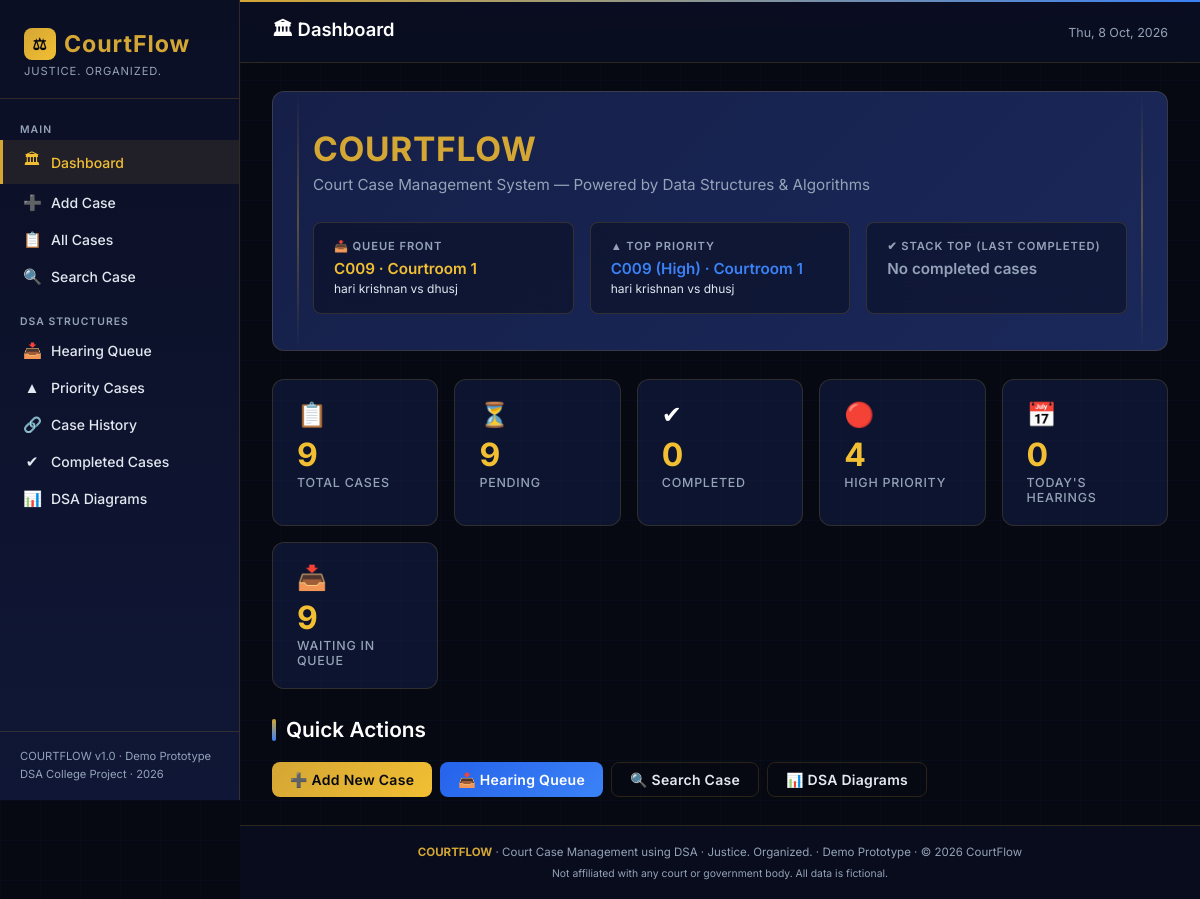
The page / on the database its author committed.
### tables this page shows
CREATE TABLE cases (
            case_id     TEXT PRIMARY KEY,
            plaintiff   TEXT NOT NULL,
            defendant   TEXT NOT NULL,
            case_type   TEXT NOT NULL,
            description TEXT,
            priority    TEXT NOT NULL DEFAULT 'Low',
            filing_date TEXT NOT NULL,
            hearing_date TEXT,
            judge       TEXT,
            lawyer      TEXT,
            status      TEXT NOT NULL DEFAULT 'Pending'
        , courtroom_no TEXT DEFAULT 'Courtroom 1');

### app.py (the view)
@app.route("/")
def index():
    stats = db.get_stats()
    queue, pq, stack, case_dict, _ = build_structures()
    queue_front   = queue.peek()
    top_priority  = pq.peek()
    stack_top     = stack.peek()
    queue_size    = queue.size()
    return render_template(
        "index.html",
        stats=stats,
        queue_front=queue_front,
        top_priority=top_priority,
        stack_top=stack_top,
        queue_size=queue_size,
    )

### database.py (called while the page is built)
def get_db():
    conn = sqlite3.connect(DB_PATH)
    conn.row_factory = sqlite3.Row   # allows row['column_name'] access
    conn.execute("PRAGMA foreign_keys = ON")
    return conn

def get_all_cases():
    conn = get_db()
    rows = conn.execute("SELECT * FROM cases ORDER BY filing_date").fetchall()
    conn.close()
    return [dict(r) for r in rows]

def get_all_history():
    conn = get_db()
    rows = conn.execute(
        "SELECT * FROM case_history ORDER BY case_id, action_date, entry_id"
    ).fetchall()
    conn.close()
    return [dict(r) for r in rows]

def get_stats():
    conn = get_db()
    total    = conn.execute("SELECT COUNT(*) FROM cases").fetchone()[0]
    pending  = conn.execute("SELECT COUNT(*) FROM cases WHERE status='Pending'").fetchone()[0]
    completed= conn.execute("SELECT COUNT(*) FROM cases WHERE status='Completed'").fetchone()[0]
    high     = conn.execute("SELECT COUNT(*) FROM cases WHERE priority='High' AND status='Pending'").fetchone()[0]
    today    = conn.execute(
        "SELECT COUNT(*) FROM cases WHERE hearing_date=date('now') AND status='Pending'"
    ).fetchone()[0]
    conn.close()
    return {
        "total": total, "pending": pending, "completed": completed,
        "high_priority": high, "today_hearings": today
    }

### dsa/linked_list.py (called while the page is built)
    def insert(self, data):
        new_node = Node(data)
        if self.head is None:
            self.head = new_node
            return
        current = self.head
        while current.next is not None:
            current = current.next
        current.next = new_node

### dsa/priority_queue.py (called while the page is built)
    def push(self, case):
        priority_key = _PRIORITY_MAP.get(case.get("priority", "Low"), 2)
        filing_date = case.get("filing_date", "9999-12-31")  # earlier = better
        heapq.heappush(self._heap, (priority_key, filing_date, self._counter, case))
        self._counter += 1

    def peek(self):
        if self.is_empty():
            return None
        _, _, _, case = self._heap[0]
        return case

    def is_empty(self):
        return len(self._heap) == 0

### dsa/queue.py (called while the page is built)
    def enqueue(self, case):
        self._data.append(case)

    def peek(self):
        if self.is_empty():
            return None
        return self._data[0]

    def is_empty(self):
        return len(self._data) == 0

    def size(self):
        return len(self._data)

### dsa/stack.py (called while the page is built)
    def peek(self):
        if self.is_empty():
            return None
        return self._data[-1]

    def is_empty(self):
        return len(self._data) == 0

### templates/index.html (shortened to what this page needs)
{% extends "base.html" %}
{% block page_title %}🏛 Dashboard{% endblock %}
{% block content %}
<section class="hero" aria-label="System Overview">
  <h2 class="hero-title">COURTFLOW</h2>
  <p class="hero-subtitle">Court Case Management System — Powered by Data Structures &amp; Algorithms</p>
  <div class="hero-tiles">
    <div class="hero-tile">
      <div class="hero-tile-label">📥 Queue Front</div>
      <div class="hero-tile-value gold">
        {% if queue_front %}
          {{ queue_front.case_id }} · {{ queue_front.courtroom_no or 'Courtroom 1' }}<br>
          <span style="font-size:0.75rem;font-weight:normal;color:var(--text-secondary)">{{ queue_front.plaintiff }} vs {{ queue_front.defendant }}</span>
        {% else %}
          <span class="text-muted">Queue empty</span>
        {% endif %}
      </div>
    </div>
    <div class="hero-tile">
      <div class="hero-tile-label">▲ Top Priority</div>
      <div class="hero-tile-value blue">
        {% if top_priority %}
          {{ top_priority.case_id }} ({{ top_priority.priority }}) · {{ top_priority.courtroom_no or 'Courtroom 1' }}<br>
          <span style="font-size:0.75rem;font-weight:normal;color:var(--text-secondary)">{{ top_priority.plaintiff }} vs {{ top_priority.defendant }}</span>
        {% else %}
          <span class="text-muted">No pending cases</span>
        {% endif %}
      </div>
    </div>
    <div class="hero-tile">
      <div class="hero-tile-label">✔ Stack Top (Last Completed)</div>
      <div class="hero-tile-value">
        {% if stack_top %}
          {{ stack_top.case_id }} · {{ stack_top.courtroom_no or 'Courtroom 1' }}<br>
          <span style="font-size:0.75rem;font-weight:normal;color:var(--text-secondary)">{{ stack_top.plaintiff }} vs {{ stack_top.defendant }}</span>
        {% else %}
          <span class="text-muted">No completed cases</span>
        {% endif %}
      </div>
    </div>
  </div>
</section>
<div class="stat-grid" aria-label="Statistics">
  <div class="stat-card">
    <div class="stat-icon">📋</div>
    <div class="stat-number">{{ stats.total }}</div>
    <div class="stat-label">Total Cases</div>
  </div>
  <div class="stat-card">
    <div class="stat-icon">⏳</div>
    <div class="stat-number">{{ stats.pending }}</div>
    <div class="stat-label">Pending</div>
  </div>
  <div class="stat-card">
    <div class="stat-icon">✔</div>
    <div class="stat-number">{{ stats.completed }}</div>
    <div class="stat-label">Completed</div>
  </div>
  <div class="stat-card">
    <div class="stat-icon">🔴</div>
    <div class="stat-number">{{ stats.high_priority }}</div>
    <div class="stat-label">High Priority</div>
  </div>
  <div class="stat-card">
    <div class="stat-icon">📅</div>
    <div class="stat-number">{{ stats.today_hearings }}</div>
    <div class="stat-label">Today's Hearings</div>
  </div>
  <div class="stat-card">
    <div class="stat-icon">📥</div>
    <div class="stat-number">{{ queue_size }}</div>
    <div class="stat-label">Waiting in Queue</div>
  </div>
</div>
<h2 class="section-title">Quick Actions</h2>
<div class="btn-group">
  <a href="{{ url_for('add_case') }}" class="btn btn-primary">➕ Add New Case</a>
  <a href="{{ url_for('hearing_queue') }}" class="btn btn-blue">📥 Hearing Queue</a>
  <a href="{{ url_for('search') }}" class="btn btn-ghost">🔍 Search Case</a>
  <a href="{{ url_for('dsa_viz') }}" class="btn btn-ghost">📊 DSA Diagrams</a>
</div>
{% endblock %}

### rows shown on the page
cases: case_id "C009", courtroom_no "Courtroom 1", plaintiff "hari krishnan", defendant "dhusj", priority "High"

### other values the page prints
{{ stats.total }} "9"
{{ stats.pending }} "9"
{{ stats.completed }} "0"
{{ stats.high_priority }} "4"
{{ stats.today_hearings }} "0"
{{ queue_size }} "9"
